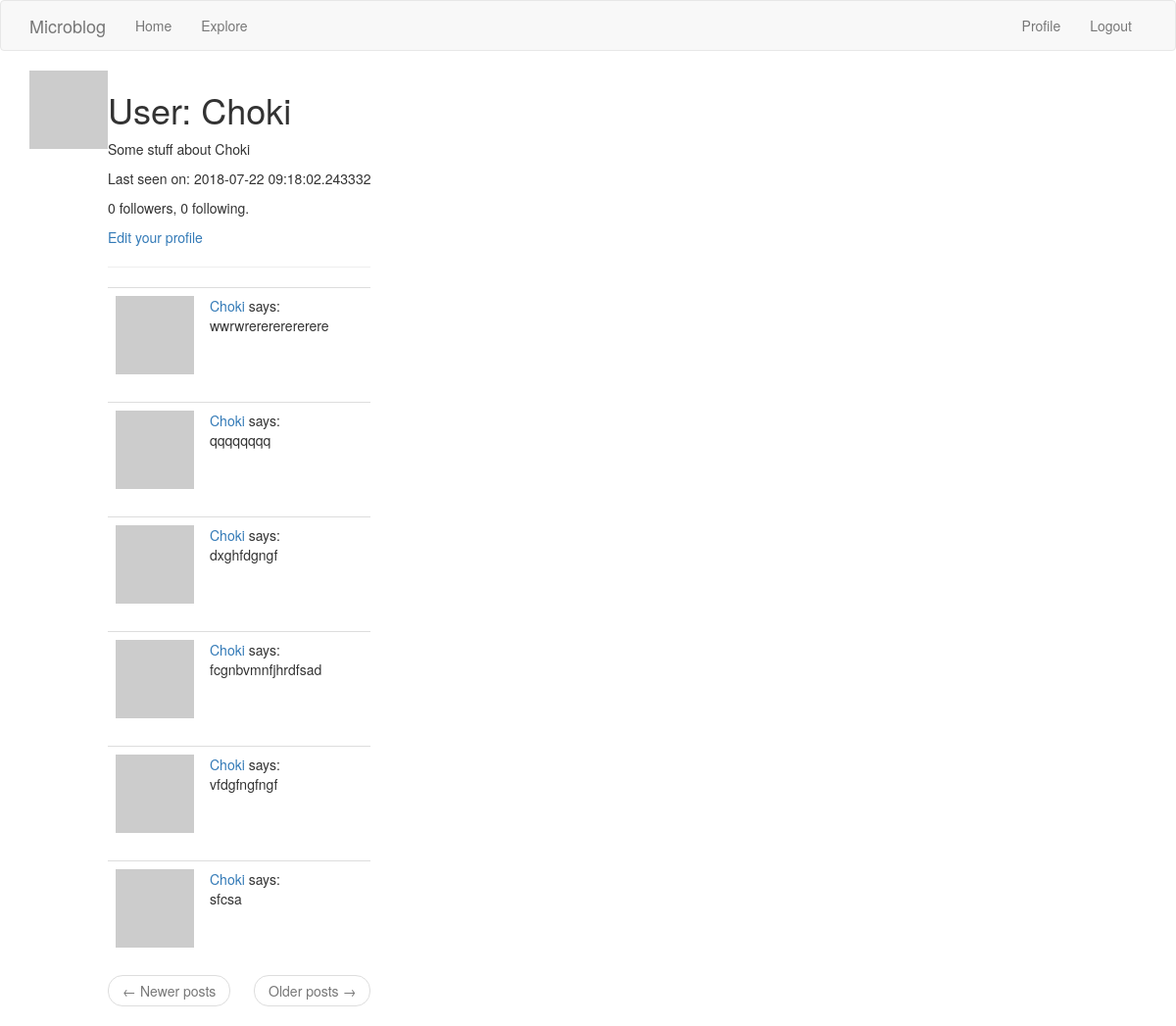
The app's page /user/Choki (signed in), older data.
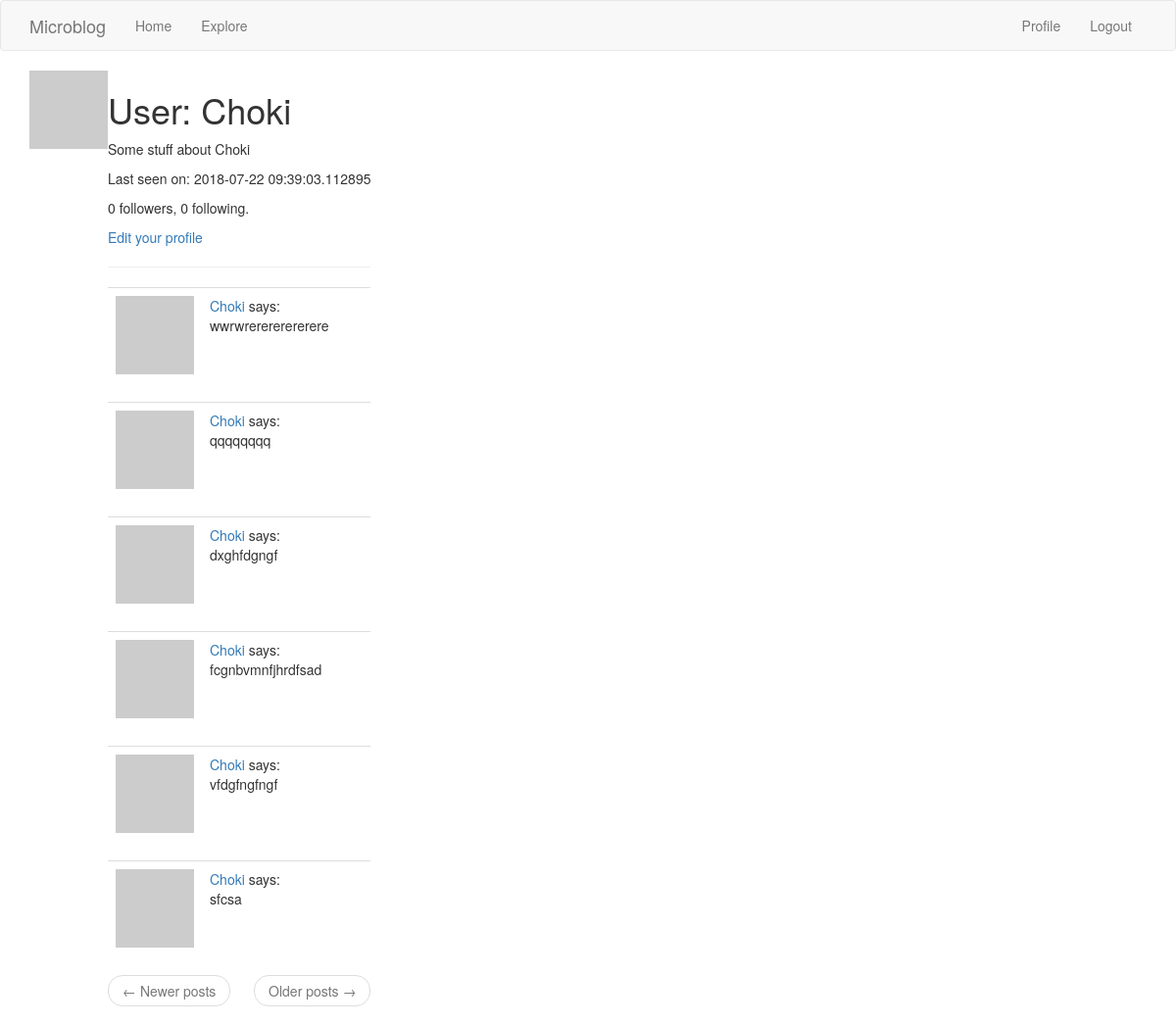
The same page, newer data.
### app/models.py (models this page shows, shortened)
class User(UserMixin, db.Model):
    id = db.Column(db.Integer, primary_key=True)
    username = db.Column(db.String(64), index=True, unique=True)
    email = db.Column(db.String(120), index=True, unique=True)
    password_hash = db.Column(db.String(128))
    posts = db.relationship('Post', backref='author', lazy='dynamic')
    about_me = db.Column(db.String(140))
    last_seen = db.Column(db.DateTime, default=datetime.utcnow)
    followed = db.relationship(
        'User', secondary=followers,
        primaryjoin=(followers.c.follower_id == id),
        secondaryjoin=(followers.c.followed_id == id),
        backref=db.backref('followers', lazy='dynamic'), lazy='dynamic')
    def avatar(self, size):
        digest = md5(self.email.lower().encode('utf-8')).hexdigest()
        return 'https://www.gravatar.com/avatar/{}?d=identicon&s={}'.format(digest, size)

### app/routes.py (the view)
@app.route('/user/<username>')
@login_required
def user(username):
    user = User.query.filter_by(username=username).first_or_404()
    page = request.args.get('page', 1, type=int)
    posts = user.posts.order_by(Post.timestamp.desc()).paginate(
        page, app.config['POSTS_PER_PAGE'], False)
    next_url = url_for('user', username=user.username, page=posts.next_num) \
        if posts.has_next else None
    prev_url = url_for('user', username=user.username, page=posts.prev_num) \
        if posts.has_prev else None
    return render_template('user.html', user=user, posts=posts.items,
                           next_url=next_url, prev_url=prev_url)

### app/models.py (called while the page is built)
@login.user_loader
def load_user(id):
    return User.query.get(int(id))

### app/routes.py (called while the page is built)
@app.before_request
def before_request():
    if current_user.is_authenticated:
        current_user.last_seen = datetime.utcnow()
        db.session.commit()

### app/templates/user.html
{% extends "base.html" %}
{% block app_content %}
    <table>
        <tr valign="top">
            <td><img src="{{ user.avatar(128) }}"></td>
            <td>
              <h1>User: {{ user.username }}</h1>
        {% if user.about_me %}<p>{{ user.about_me }}</p>{% endif %}
        {% if user.last_seen %}<p>Last seen on: {{ user.last_seen }}</p>{% endif %}
        <p>{{ user.followers.count() }} followers, {{ user.followed.count() }} following.</p>
        {% if user == current_user %}
        <p><a href="{{ url_for('edit_profile') }}">Edit your profile</a></p>
        {% elif not current_user.is_following(user) %}
        <p><a href="{{ url_for('follow', username=user.username) }}">Follow</a></p>
        {% else %}
        <p><a href="{{ url_for('unfollow', username=user.username) }}">Unfollow</a></p>
        {% endif %}
    <hr>
    {% for post in posts %}
      {% include '_post.html' %}
    {% endfor %}
    <nav aria-label="...">
        <ul class="pager">
            <li class="previous{% if not prev_url %} disabled{% endif %}">
                <a href="{{ prev_url or '#' }}">
                    <span aria-hidden="true">&larr;</span> Newer posts
                </a>
            </li>
            <li class="next{% if not next_url %} disabled{% endif %}">
                <a href="{{ next_url or '#' }}">
                    Older posts <span aria-hidden="true">&rarr;</span>
                </a>
            </li>
        </ul>
    </nav>
{% endblock %}

Row changes from the older to the newer data that the page shows:
changed User "Choki": last_seen "2018-07-22 09:18:02.243332" → "2018-07-22 09:39:03.112895"
